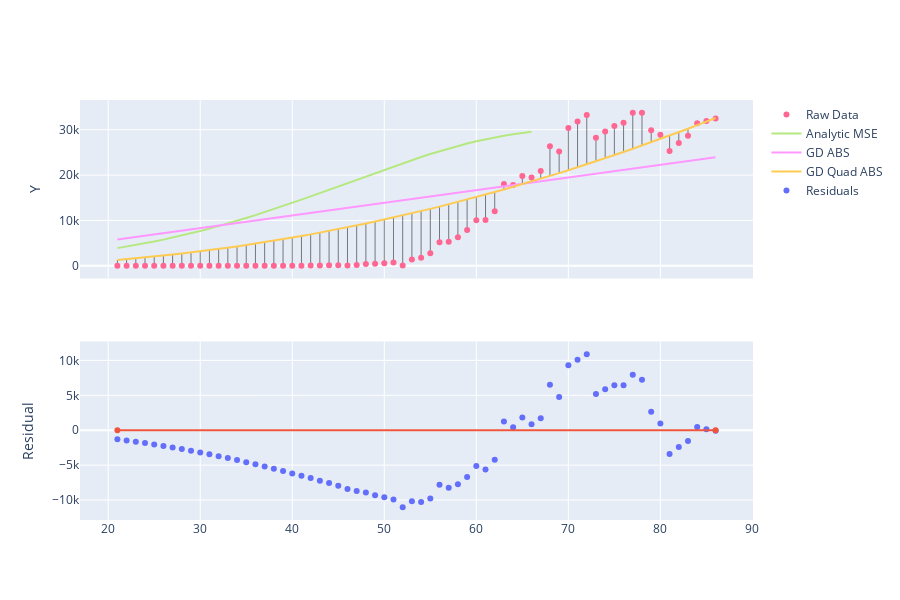

Source (notebook cell):
### Code cell
y_hat = quad_model(tx).detach().numpy().flatten()

gd_quad_abs_line = go.Scatter(x=x, y=y_hat, name="GD Quad ABS")
fig = make_subplots(rows=2, cols=1, shared_xaxes=True)
for t in residual_lines(x,y,y_hat) + [raw_data_plot, analytic_mse_line, gd_abs_line, gd_quad_abs_line]:
    fig.add_trace(t, row=1,col=1)
fig.add_trace(go.Scatter(x=x, y = y - y_hat , mode='markers', name='Residuals'), row=2, col=1)
fig.add_trace(go.Scatter(x=[x.min(), x.max()], y = [0,0], showlegend=False), row=2, col=1)
fig.update_yaxes(title_text="Y", row=1, col=1)
fig.update_yaxes(title_text="Residual", row=2, col=1)
fig.update_layout(height=600)

### Figure 1 — Plotly figure (JSON) as saved in the notebook; plotly's stock layout.template omitted (floating-point values rounded to 4 significant figures)
{"data": [{"line": {"color": "black", "width": 0.5}, "mode": "lines", "showlegend": false, "type": "scatter", "x": [21, 21], "xaxis": "x", "y": [1, 1302.0], "yaxis": "y"}, {"line": {"color": "black", "width": 0.5}, "mode": "lines", "showlegend": false, "type": "scatter", "x": [22, 22], "xaxis": "x", "y": [0, 1473.0], "yaxis": "y"}, {"line": {"color": "black", "width": 0.5}, "mode": "lines", "showlegend": false, "type": "scatter", "x": [23, 23], "xaxis": "x", "y": [0, 1654.0], "yaxis": "y"}, {"line": {"color": "black", "width": 0.5}, "mode": "lines", "showlegend": false, "type": "scatter", "x": [24, 24], "xaxis": "x", "y": [0, 1844.0], "yaxis": "y"}, {"line": {"color": "black", "width": 0.5}, "mode": "lines", "showlegend": false, "type": "scatter", "x": [25, 25], "xaxis": "x", "y": [0, 2044.0], "yaxis": "y"}, {"line": {"color": "black", "width": 0.5}, "mode": "lines", "showlegend": false, "type": "scatter", "x": [26, 26], "xaxis": "x", "y": [0, 2254.0], "yaxis": "y"}, {"line": {"color": "black", "width": 0.5}, "mode": "lines", "showlegend": false, "type": "scatter", "x": [27, 27], "xaxis": "x", "y": [0, 2473.0], "yaxis": "y"}, {"line": {"color": "black", "width": 0.5}, "mode": "lines", "showlegend": false, "type": "scatter", "x": [28, 28], "xaxis": "x", "y": [0, 2703.0], "yaxis": "y"}, {"line": {"color": "black", "width": 0.5}, "mode": "lines", "showlegend": false, "type": "scatter", "x": [29, 29], "xaxis": "x", "y": [2, 2941.0], "yaxis": "y"}, {"line": {"color": "black", "width": 0.5}, "mode": "lines", "showlegend": false, "type": "scatter", "x": [30, 30], "xaxis": "x", "y": [0, 3190.0], "yaxis": "y"}, {"line": {"color": "black", "width": 0.5}, "mode": "lines", "showlegend": false, "type": "scatter", "x": [31, 31], "xaxis": "x", "y": [0, 3448.0], "yaxis": "y"}, {"line": {"color": "black", "width": 0.5}, "mode": "lines", "showlegend": false, "type": "scatter", "x": [32, 32], "xaxis": "x", "y": [0, 3716.0], "yaxis": "y"}, {"line": {"color": "black", "width": 0.5}, "mode": "lines", "showlegend": false, "type": "scatter", "x": [33, 33], "xaxis": "x", "y": [0, 3994.0], "yaxis": "y"}, {"line": {"color": "black", "width": 0.5}, "mode": "lines", "showlegend": false, "type": "scatter", "x": [34, 34], "xaxis": "x", "y": [0, 4281.0], "yaxis": "y"}, {"line": {"color": "black", "width": 0.5}, "mode": "lines", "showlegend": false, "type": "scatter", "x": [35, 35], "xaxis": "x", "y": [1, 4578.0], "yaxis": "y"}, {"line": {"color": "black", "width": 0.5}, "mode": "lines", "showlegend": false, "type": "scatter", "x": [36, 36], "xaxis": "x", "y": [0, 4884.0], "yaxis": "y"}, {"line": {"color": "black", "width": 0.5}, "mode": "lines", "showlegend": false, "type": "scatter", "x": [37, 37], "xaxis": "x", "y": [8, 5201.0], "yaxis": "y"}, {"line": {"color": "black", "width": 0.5}, "mode": "lines", "showlegend": false, "type": "scatter", "x": [38, 38], "xaxis": "x", "y": [6, 5527.0], "yaxis": "y"}, {"line": {"color": "black", "width": 0.5}, "mode": "lines", "showlegend": false, "type": "scatter", "x": [39, 39], "xaxis": "x", "y": [23, 5862.0], "yaxis": "y"}, {"line": {"color": "black", "width": 0.5}, "mode": "lines", "showlegend": false, "type": "scatter", "x": [40, 40], "xaxis": "x", "y": [20, 6208.0], "yaxis": "y"}, {"line": {"color": "black", "width": 0.5}, "mode": "lines", "showlegend": false, "type": "scatter", "x": [41, 41], "xaxis": "x", "y": [31, 6563.0], "yaxis": "y"}, {"line": {"color": "black", "width": 0.5}, "mode": "lines", "showlegend": false, "type": "scatter", "x": [42, 42], "xaxis": "x", "y": [68, 6928.0], "yaxis": "y"}, {"line": {"color": "black", "width": 0.5}, "mode": "lines", "showlegend": false, "type": "scatter", "x": [43, 43], "xaxis": "x", "y": [45, 7302.0], "yaxis": "y"}, {"line": {"color": "black", "width": 0.5}, "mode": "lines", "showlegend": false, "type": "scatter", "x": [44, 44], "xaxis": "x", "y": [119, 7686.0], "yaxis": "y"}, {"line": {"color": "black", "width": 0.5}, "mode": "lines", "showlegend": false, "type": "scatter", "x": [45, 45], "xaxis": "x", "y": [114, 8080.0], "yaxis": "y"}, {"line": {"color": "black", "width": 0.5}, "mode": "lines", "showlegend": false, "type": "scatter", "x": [46, 46], "xaxis": "x", "y": [64, 8484.0], "yaxis": "y"}, {"line": {"color": "black", "width": 0.5}, "mode": "lines", "showlegend": false, "type": "scatter", "x": [47, 47], "xaxis": "x", "y": [194, 8897.0], "yaxis": "y"}, {"line": {"color": "black", "width": 0.5}, "mode": "lines", "showlegend": false, "type": "scatter", "x": [48, 48], "xaxis": "x", "y": [397, 9320.0], "yaxis": "y"}, {"line": {"color": "black", "width": 0.5}, "mode": "lines", "showlegend": false, "type": "scatter", "x": [49, 49], "xaxis": "x", "y": [452, 9752.0], "yaxis": "y"}, {"line": {"color": "black", "width": 0.5}, "mode": "lines", "showlegend": false, "type": "scatter", "x": [50, 50], "xaxis": "x", "y": [590, 10190.0], "yaxis": "y"}, {"line": {"color": "black", "width": 0.5}, "mode": "lines", "showlegend": false, "type": "scatter", "x": [51, 51], "xaxis": "x", "y": [710, 10650.0], "yaxis": "y"}, {"line": {"color": "black", "width": 0.5}, "mode": "lines", "showlegend": false, "type": "scatter", "x": [52, 52], "xaxis": "x", "y": [61, 11110.0], "yaxis": "y"}, {"line": {"color": "black", "width": 0.5}, "mode": "lines", "showlegend": false, "type": "scatter", "x": [53, 53], "xaxis": "x", "y": [1389, 11580.0], "yaxis": "y"}, {"line": {"color": "black", "width": 0.5}, "mode": "lines", "showlegend": false, "type": "scatter", "x": [54, 54], "xaxis": "x", "y": [1789, 12060.0], "yaxis": "y"}, {"line": {"color": "black", "width": 0.5}, "mode": "lines", "showlegend": false, "type": "scatter", "x": [55, 55], "xaxis": "x", "y": [2777, 12550.0], "yaxis": "y"}, {"line": {"color": "black", "width": 0.5}, "mode": "lines", "showlegend": false, "type": "scatter", "x": [56, 56], "xaxis": "x", "y": [5221, 13050.0], "yaxis": "y"}, {"line": {"color": "black", "width": 0.5}, "mode": "lines", "showlegend": false, "type": "scatter", "x": [57, 57], "xaxis": "x", "y": [5309, 13560.0], "yaxis": "y"}, {"line": {"color": "black", "width": 0.5}, "mode": "lines", "showlegend": false, "type": "scatter", "x": [58, 58], "xaxis": "x", "y": [6322, 14080.0], "yaxis": "y"}, {"line": {"color": "black", "width": 0.5}, "mode": "lines", "showlegend": false, "type": "scatter", "x": [59, 59], "xaxis": "x", "y": [7909, 14610.0], "yaxis": "y"}, {"line": {"color": "black", "width": 0.5}, "mode": "lines", "showlegend": false, "type": "scatter", "x": [60, 60], "xaxis": "x", "y": [10029, 15150.0], "yaxis": "y"}, {"line": {"color": "black", "width": 0.5}, "mode": "lines", "showlegend": false, "type": "scatter", "x": [61, 61], "xaxis": "x", "y": [10073, 15700.0], "yaxis": "y"}, {"line": {"color": "black", "width": 0.5}, "mode": "lines", "showlegend": false, "type": "scatter", "x": [62, 62], "xaxis": "x", "y": [12042, 16260.0], "yaxis": "y"}, {"line": {"color": "black", "width": 0.5}, "mode": "lines", "showlegend": false, "type": "scatter", "x": [63, 63], "xaxis": "x", "y": [18058, 16830.0], "yaxis": "y"}, {"line": {"color": "black", "width": 0.5}, "mode": "lines", "showlegend": false, "type": "scatter", "x": [64, 64], "xaxis": "x", "y": [17821, 17400.0], "yaxis": "y"}, {"line": {"color": "black", "width": 0.5}, "mode": "lines", "showlegend": false, "type": "scatter", "x": [65, 65], "xaxis": "x", "y": [19808, 17990.0], "yaxis": "y"}, {"line": {"color": "black", "width": 0.5}, "mode": "lines", "showlegend": false, "type": "scatter", "x": [66, 66], "xaxis": "x", "y": [19444, 18590.0], "yaxis": "y"}, {"line": {"color": "black", "width": 0.5}, "mode": "lines", "showlegend": false, "type": "scatter", "x": [67, 67], "xaxis": "x", "y": [20922, 19200.0], "yaxis": "y"}, {"line": {"color": "black", "width": 0.5}, "mode": "lines", "showlegend": false, "type": "scatter", "x": [68, 68], "xaxis": "x", "y": [26341, 19810.0], "yaxis": "y"}, {"line": {"color": "black", "width": 0.5}, "mode": "lines", "showlegend": false, "type": "scatter", "x": [69, 69], "xaxis": "x", "y": [25200, 20440.0], "yaxis": "y"}, {"line": {"color": "black", "width": 0.5}, "mode": "lines", "showlegend": false, "type": "scatter", "x": [70, 70], "xaxis": "x", "y": [30390, 21070.0], "yaxis": "y"}, {"line": {"color": "black", "width": 0.5}, "mode": "lines", "showlegend": false, "type": "scatter", "x": [71, 71], "xaxis": "x", "y": [31824, 21720.0], "yaxis": "y"}, {"line": {"color": "black", "width": 0.5}, "mode": "lines", "showlegend": false, "type": "scatter", "x": [72, 72], "xaxis": "x", "y": [33267, 22380.0], "yaxis": "y"}, {"line": {"color": "black", "width": 0.5}, "mode": "lines", "showlegend": false, "type": "scatter", "x": [73, 73], "xaxis": "x", "y": [28219, 23040.0], "yaxis": "y"}, {"line": {"color": "black", "width": 0.5}, "mode": "lines", "showlegend": false, "type": "scatter", "x": [74, 74], "xaxis": "x", "y": [29595, 23720.0], "yaxis": "y"}, {"line": {"color": "black", "width": 0.5}, "mode": "lines", "showlegend": false, "type": "scatter", "x": [75, 75], "xaxis": "x", "y": [30838, 24400.0], "yaxis": "y"}, {"line": {"color": "black", "width": 0.5}, "mode": "lines", "showlegend": false, "type": "scatter", "x": [76, 76], "xaxis": "x", "y": [31547, 25090.0], "yaxis": "y"}, {"line": {"color": "black", "width": 0.5}, "mode": "lines", "showlegend": false, "type": "scatter", "x": [77, 77], "xaxis": "x", "y": [33728, 25800.0], "yaxis": "y"}, {"line": {"color": "black", "width": 0.5}, "mode": "lines", "showlegend": false, "type": "scatter", "x": [78, 78], "xaxis": "x", "y": [33755, 26510.0], "yaxis": "y"}, {"line": {"color": "black", "width": 0.5}, "mode": "lines", "showlegend": false, "type": "scatter", "x": [79, 79], "xaxis": "x", "y": [29861, 27240.0], "yaxis": "y"}, {"line": {"color": "black", "width": 0.5}, "mode": "lines", "showlegend": false, "type": "scatter", "x": [80, 80], "xaxis": "x", "y": [28917, 27970.0], "yaxis": "y"}, {"line": {"color": "black", "width": 0.5}, "mode": "lines", "showlegend": false, "type": "scatter", "x": [81, 81], "xaxis": "x", "y": [25306, 28710.0], "yaxis": "y"}, {"line": {"color": "black", "width": 0.5}, "mode": "lines", "showlegend": false, "type": "scatter", "x": [82, 82], "xaxis": "x", "y": [27051, 29460.0], "yaxis": "y"}, {"line": {"color": "black", "width": 0.5}, "mode": "lines", "showlegend": false, "type": "scatter", "x": [83, 83], "xaxis": "x", "y": [28680, 30230.0], "yaxis": "y"}, {"line": {"color": "black", "width": 0.5}, "mode": "lines", "showlegend": false, "type": "scatter", "x": [84, 84], "xaxis": "x", "y": [31451, 31000.0], "yaxis": "y"}, {"line": {"color": "black", "width": 0.5}, "mode": "lines", "showlegend": false, "type": "scatter", "x": [85, 85], "xaxis": "x", "y": [31905, 31780.0], "yaxis": "y"}, {"line": {"color": "black", "width": 0.5}, "mode": "lines", "showlegend": false, "type": "scatter", "x": [86, 86], "xaxis": "x", "y": [32491, 32570.0], "yaxis": "y"}, {"mode": "markers", "name": "Raw Data", "type": "scatter", "x": [21, 22, 23, 24, 25, 26, 27, 28, 29, 30, 31, 32, 33, 34, 35, 36, 37, 38, 39, 40, 41, 42, 43, 44, 45, 46, 47, 48, 49, 50, 51, 52, 53, 54, 55, 56, 57, 58, 59, 60, 61, 62, 63, 64, 65, 66, 67, 68, 69, 70, 71, 72, 73, 74, 75, 76, 77, 78, 79, 80, 81, 82, 83, 84, 85, 86], "xaxis": "x", "y": [1, 0, 0, 0, 0, 0, 0, 0, 2, 0, 0, 0, 0, 0, 1, 0, 8, 6, 23, 20, 31, 68, 45, 119, 114, 64, 194, 397, 452, 590, 710, 61, 1389, 1789, 2777, 5221, 5309, 6322, 7909, 10029, 10073, 12042, 18058, 17821, 19808, 19444, 20922, 26341, 25200, 30390, 31824, 33267, 28219, 29595, 30838, 31547, 33728, 33755, 29861, 28917, 25306, 27051, 28680, 31451, 31905, 32491], "yaxis": "y"}, {"name": "Analytic MSE", "type": "scatter", "x": [21, 22, 23, 24, 25, 26, 27, 28, 29, 30, 31, 32, 33, 34, 35, 36, 37, 38, 39, 40, 41, 42, 43, 44, 45, 46, 47, 48, 49, 50, 51, 52, 53, 54, 55, 56, 57, 58, 59, 60, 61, 62, 63, 64, 65, 66, 67, 68, 69, 70, 71, 72, 73, 74, 75, 76, 77, 78, 79, 80, 81, 82, 83, 84, 85, 86], "xaxis": "x", "y": [3898.0, 4231.0, 4584.0, 4959.0, 5355.0, 5773.0, 6214.0, 6677.0, 7162.0, 7670.0, 8200.0, 8752.0, 9325.0, 9919.0, 10530.0, 11170.0, 11820.0, 12490.0, 13170.0, 13870.0, 14580.0, 15310.0, 16040.0, 16780.0, 17520.0, 18260.0, 19010.0, 19750.0, 20490.0, 21220.0, 21930.0, 22640.0, 23320.0, 23990.0, 24640.0, 25260.0, 25850.0, 26410.0, 26940.0, 27440.0, 27890.0, 28310.0, 28680.0, 29010.0, 29300.0, 29530.0], "yaxis": "y"}, {"name": "GD ABS", "type": "scatter", "x": [21, 22, 23, 24, 25, 26, 27, 28, 29, 30, 31, 32, 33, 34, 35, 36, 37, 38, 39, 40, 41, 42, 43, 44, 45, 46, 47, 48, 49, 50, 51, 52, 53, 54, 55, 56, 57, 58, 59, 60, 61, 62, 63, 64, 65, 66, 67, 68, 69, 70, 71, 72, 73, 74, 75, 76, 77, 78, 79, 80, 81, 82, 83, 84, 85, 86], "xaxis": "x", "y": [5822.0, 6101.0, 6379.0, 6658.0, 6936.0, 7214.0, 7493.0, 7771.0, 8050.0, 8328.0, 8607.0, 8885.0, 9164.0, 9442.0, 9721.0, 9999.0, 10280.0, 10560.0, 10830.0, 11110.0, 11390.0, 11670.0, 11950.0, 12230.0, 12510.0, 12780.0, 13060.0, 13340.0, 13620.0, 13900.0, 14180.0, 14450.0, 14730.0, 15010.0, 15290.0, 15570.0, 15850.0, 16130.0, 16400.0, 16680.0, 16960.0, 17240.0, 17520.0, 17800.0, 18070.0, 18350.0, 18630.0, 18910.0, 19190.0, 19470.0, 19740.0, 20020.0, 20300.0, 20580.0, 20860.0, 21140.0, 21420.0, 21690.0, 21970.0, 22250.0, 22530.0, 22810.0, 23090.0, 23360.0, 23640.0, 23920.0], "yaxis": "y"}, {"name": "GD Quad ABS", "type": "scatter", "x": [21, 22, 23, 24, 25, 26, 27, 28, 29, 30, 31, 32, 33, 34, 35, 36, 37, 38, 39, 40, 41, 42, 43, 44, 45, 46, 47, 48, 49, 50, 51, 52, 53, 54, 55, 56, 57, 58, 59, 60, 61, 62, 63, 64, 65, 66, 67, 68, 69, 70, 71, 72, 73, 74, 75, 76, 77, 78, 79, 80, 81, 82, 83, 84, 85, 86], "xaxis": "x", "y": [1302.0, 1473.0, 1654.0, 1844.0, 2044.0, 2254.0, 2473.0, 2703.0, 2941.0, 3190.0, 3448.0, 3716.0, 3994.0, 4281.0, 4578.0, 4884.0, 5201.0, 5527.0, 5862.0, 6208.0, 6563.0, 6928.0, 7302.0, 7686.0, 8080.0, 8484.0, 8897.0, 9320.0, 9752.0, 10190.0, 10650.0, 11110.0, 11580.0, 12060.0, 12550.0, 13050.0, 13560.0, 14080.0, 14610.0, 15150.0, 15700.0, 16260.0, 16830.0, 17400.0, 17990.0, 18590.0, 19200.0, 19810.0, 20440.0, 21070.0, 21720.0, 22380.0, 23040.0, 23720.0, 24400.0, 25090.0, 25800.0, 26510.0, 27240.0, 27970.0, 28710.0, 29460.0, 30230.0, 31000.0, 31780.0, 32570.0], "yaxis": "y"}, {"mode": "markers", "name": "Residuals", "type": "scatter", "x": [21, 22, 23, 24, 25, 26, 27, 28, 29, 30, 31, 32, 33, 34, 35, 36, 37, 38, 39, 40, 41, 42, 43, 44, 45, 46, 47, 48, 49, 50, 51, 52, 53, 54, 55, 56, 57, 58, 59, 60, 61, 62, 63, 64, 65, 66, 67, 68, 69, 70, 71, 72, 73, 74, 75, 76, 77, 78, 79, 80, 81, 82, 83, 84, 85, 86], "xaxis": "x2", "y": [-1301.0, -1473.0, -1654.0, -1844.0, -2044.0, -2254.0, -2473.0, -2703.0, -2939.0, -3190.0, -3448.0, -3716.0, -3994.0, -4281.0, -4577.0, -4884.0, -5193.0, -5521.0, -5839.0, -6188.0, -6532.0, -6860.0, -7257.0, -7567.0, -7966.0, -8420.0, -8703.0, -8923.0, -9300.0, -9605.0, -9937.0, -11050.0, -10190.0, -10270.0, -9774.0, -7831.0, -8253.0, -7760.0, -6702.0, -5121.0, -5626.0, -4216.0, 1232.0, 417.0, 1816.0, 855.1, 1726.0, 6528.0, 4761.0, 9315.0, 10100.0, 10890.0, 5178.0, 5879.0, 6437.0, 6452.0, 7929.0, 7243.0, 2626.0, 948.7, -3405.0, -2412.0, -1545.0, 454.0, 126.7, -78.39], "yaxis": "y2"}, {"showlegend": false, "type": "scatter", "x": [21, 86], "xaxis": "x2", "y": [0, 0], "yaxis": "y2"}], "layout": {"height": 600, "xaxis": {"anchor": "y", "domain": [0, 1], "matches": "x2", "showticklabels": false}, "xaxis2": {"anchor": "y2", "domain": [0, 1]}, "yaxis": {"anchor": "x", "domain": [0.575, 1], "title": {"text": "Y"}}, "yaxis2": {"anchor": "x2", "domain": [0, 0.425], "title": {"text": "Residual"}}}}
